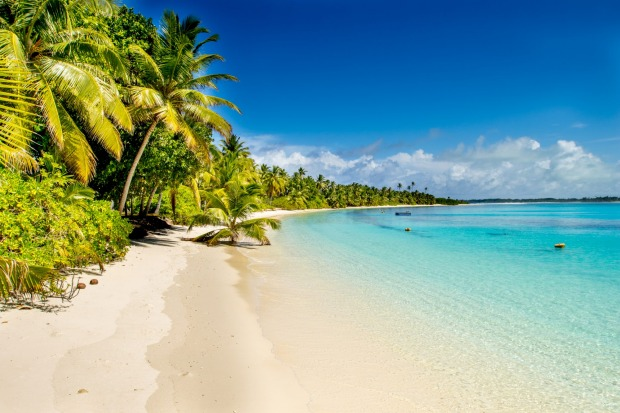
%> input picture data/beach1.jpg, 620 x 413 px
$ octave --eval "result = removeframe('../../../data/beach1.jpg');"   (GNU Octave 9; MATLAB toolbox functions it lacks are replaced by stand-ins)
%> lines starting %> are read from the running program, lines starting %| are printed output that depends on the picture; in (x1, y1, x2, y2) boxes, pixels count from 0 and x2, y2 are one past the last pixel; in counts of white or black regions, pixels touching at a corner belong together; the program's own positions count from 1
function [input_im,w]=removeframe(imname)
%> called with imname = '../../../data/beach1.jpg'

threshold=0.6;
input_im=imread(imname);
%> input_im is the input picture: size 413x620x3 uint8; mean R, G, B 129.3, 160.4, 149.1
input_im=im2double(input_im);
%> input_im: size 413x620x3 double
if (size(input_im, 3) > 1)
  gray=rgb2gray(input_im);
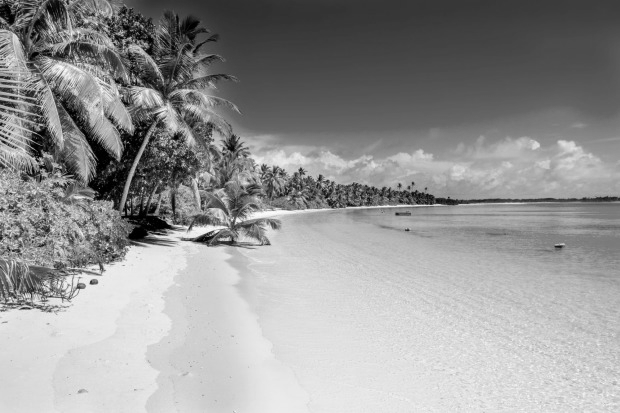
%> gray: size 413x620 double; min 0, max 0.995, mean 0.588
else
  gray = input_im;
end
edgemap = edge(gray,'canny');
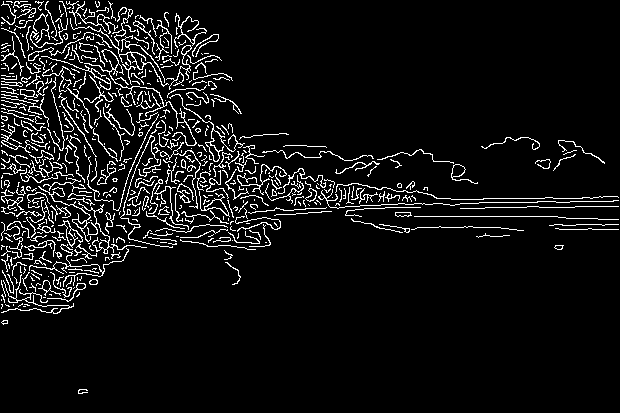
%> edgemap: size 413x620 logical; 6.9% white in thin lines or dots
[m,n]=size(edgemap);
%> m = 413; n = 620
flagt=0;
flagd=0;
flagr=0;
flagl=0;
t=1;
d=1;
l=1;
r=1;

for k=1:30 % we assume that the frame is not wider than 30 pixels.
    pbt=mean(edgemap(k,:));
    pbd=mean(edgemap(m-k+1,:));
    pbl=mean(edgemap(:,k));
    pbr=mean(edgemap(:,n-k+1));
    if pbt>threshold
        t=k;
        flagt=1;
    end
    if pbd>threshold
        d=k;
        flagd=1;
    end
    if pbl>threshold
        l=k;
        flagl=1;
    end
    if pbr>threshold
        r=k;
        flagr=1;
    end
end
%> this loop made 30 passes
%> (pbt, pbd, pbl, pbr) on passes 1 to 12: (0, 0, 0, 0), (0.0597, 0, 0.208, 0.0145), (0.0403, 0, 0.194, 0.0145), (0.0323, 0, 0.196, 0.0145), (0.0548, 0, 0.208, 0.0145), (0.0371, 0, 0.172, 0.0145), (0.0355, 0, 0.162, 0.0169), (0.0419, 0, 0.203, 0.0145), (0.0419, 0, 0.208, 0.0145), (0.0532, 0, 0.186, 0.0145), (0.0581, 0, 0.155, 0.0145), (0.0403, 0, 0.157, 0.0145)
%> after the loop, d = 1; flagd = 0; flagl = 0; flagr = 0; flagt = 0; l = 1; r = 1; t = 1

flagrm=flagt+flagd+flagl+flagr;
%> flagrm = 0
% we assume that there exists a frame when one more lines parallel to the image side are detected
if flagrm>1
    maxwidth=max([t,d,l,r]);
    %
    if t==1
        t=maxwidth;
    end
    if d==1
        d=maxwidth;
    end
    if l==1
        l=maxwidth;
    end
    if r==1
        r=maxwidth;
    end
    input_im=input_im(t:m-d+1,l:n-r+1,:);
    w=[m,n,t,m-d+1,l,n-r+1];
else
    w=[m,n,1,m,1,n];
%> w = [413 620 1 413 1 620]
end
outname=[imname(1:end-4) '.bmp'];
imwrite(input_im,outname);

$ run again, on data/beach2.jpg
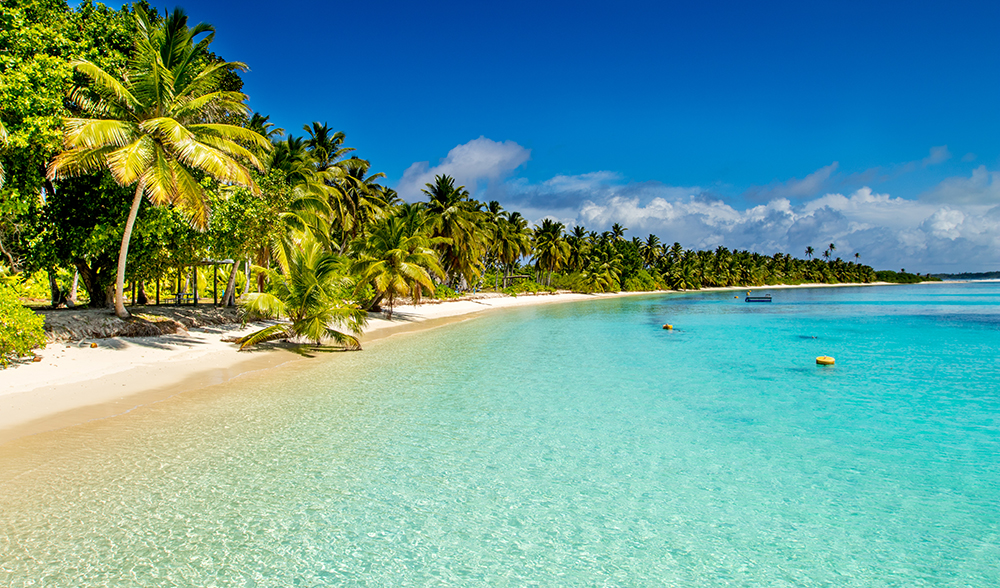
%> input picture data/beach2.jpg, 1000 x 588 px
%> in removeframe, input_im is the input picture: size 588x1000x3 uint8; mean R, G, B 103.6, 156.7, 148.6
%> input_im: size 588x1000x3 double
%> in removeframe, `gray=rgb2gray(input_im);`:
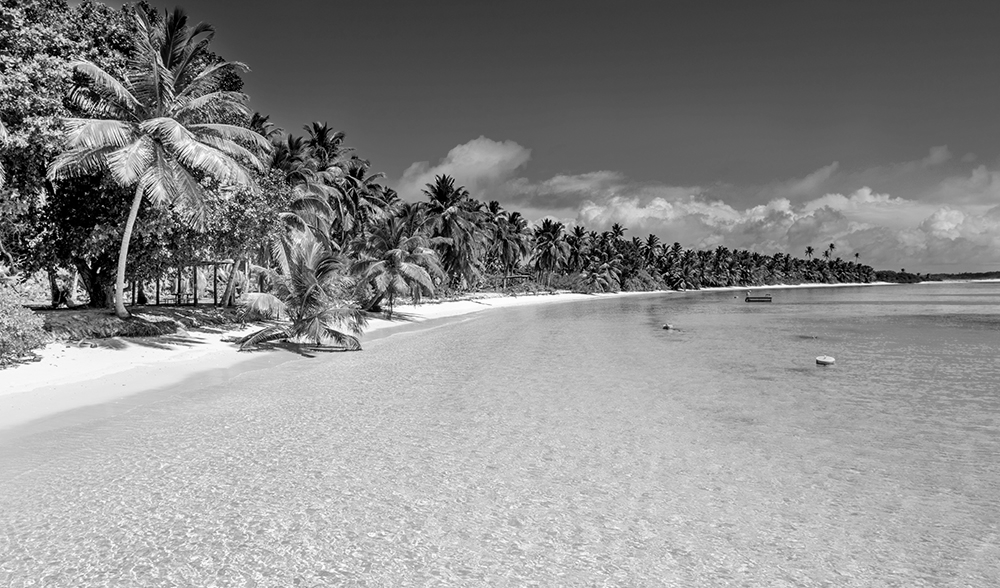
%> gray: size 588x1000 double; min 0, max 1, mean 0.549
%> in removeframe, `edgemap = edge(gray,'canny');`:
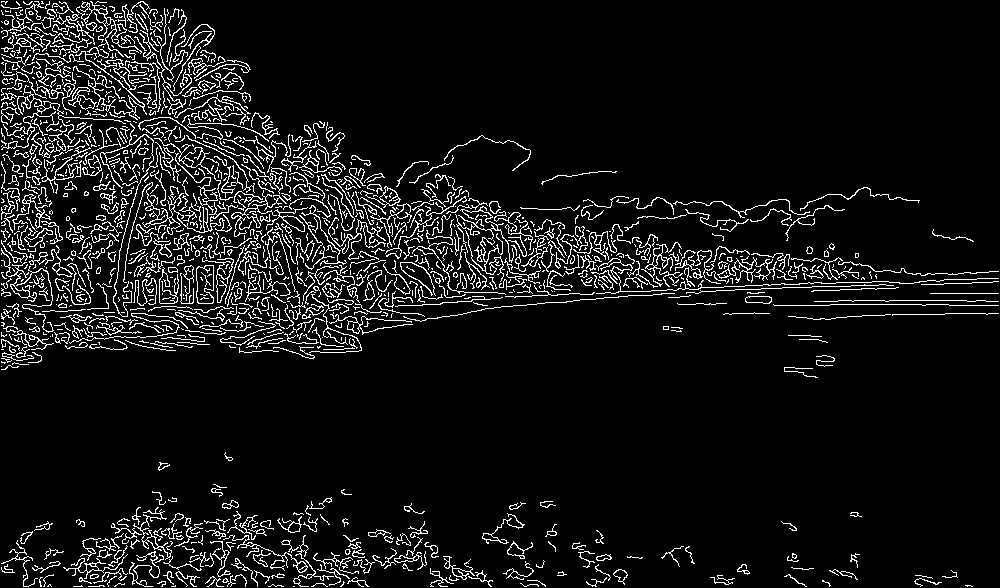
%> edgemap: size 588x1000 logical; 7.7% white in thin lines or dots
%> the loop in removeframe, `for k=1:30` made 30 passes
%> (pbt, pbd, pbl, pbr) on passes 1 to 8: (0, 0, 0, 0), (0.028, 0.134, 0.204, 0.0119), (0.037, 0.078, 0.163, 0.0119), (0.032, 0.089, 0.165, 0.0119), (0.032, 0.103, 0.187, 0.0119), (0.032, 0.104, 0.165, 0.0119), (0.041, 0.107, 0.148, 0.0119), (0.045, 0.117, 0.177, 0.0119)
%> after the loop in removeframe, `for k=1:30`: d = 1; flagd = 0; l = 1
%> flagrm = 0

$ run again, on data/bear1.jpg
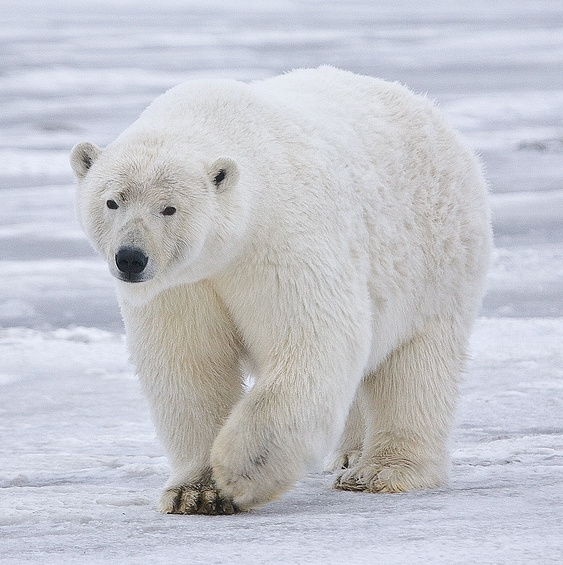
%> input picture data/bear1.jpg, 563 x 565 px
%> in removeframe, input_im is the input picture: size 565x563x3 uint8; mean R, G, B 196.2, 197.8, 204.8
%> input_im: size 565x563x3 double
%> in removeframe, `edgemap = edge(gray,'canny');`:
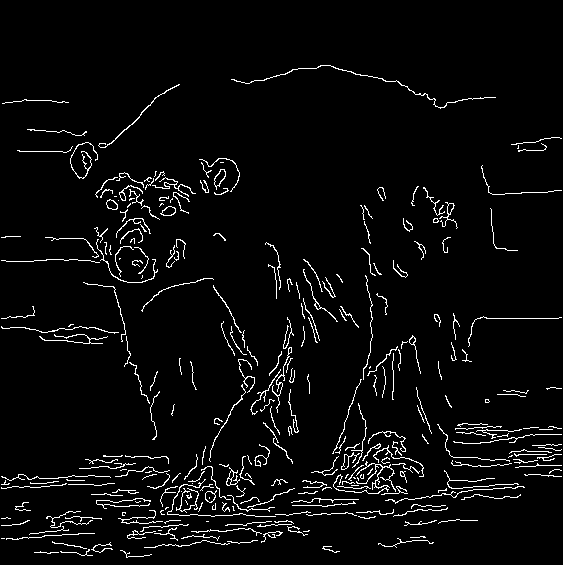
%> edgemap: size 565x563 logical; 4.1% white in thin lines or dots, all inside (x1, y1, x2, y2) = (1, 65, 562, 558)
%> the loop in removeframe, `for k=1:30` made 30 passes
%> (pbd, pbl, pbr) on passes 1 to 8: (0, 0, 0), (0, 0.0212, 0.0212), (0, 0.023, 0.0212), (0, 0.0195, 0.0212), (0, 0.023, 0.0212), (0, 0.0265, 0.0212), (0, 0.0212, 0.0212), (0.00355, 0.0195, 0.0212)
%> after the loop in removeframe, `for k=1:30`: d = 1; flagd = 0; l = 1
%> flagrm = 0
